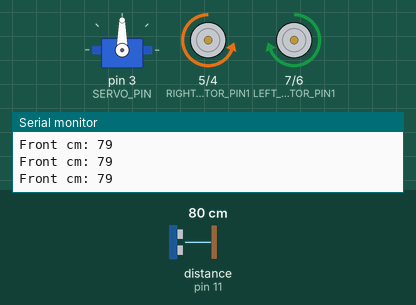
Simulated run of this sketch. Board: Arduino Mega 2560, built with avr-gcc and run on an emulated ATmega2560. On the bench: servo, motor-driver pin pairs drawn as motors (green arrow = first pin HIGH = forward, orange = second pin HIGH = backward, longer = more drive, scaled by the enable pin), the last lines printed to the serial monitor. Wiring (inferred from the names in the program): ultrasonic range finder: trigger pin 12; echo pin 11. The inputs (shaded band) are chosen by the test bench; at power-on: distance to the obstacle (sensor on pin 11) 80 cm. The echo pulse lasts 58.3 µs per cm.

Above: at 2.0 s.
2.1 s: distance to the obstacle (sensor on pin 11) set to 33 cm
3.6 s: distance to the obstacle (sensor on pin 11) set to 27 cm
At 4.7 s:
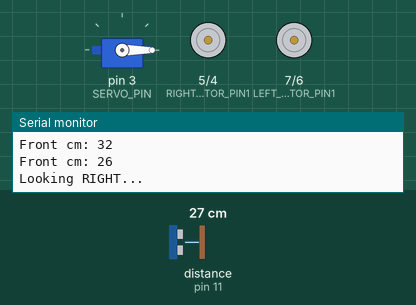
6.6 s: distance to the obstacle (sensor on pin 11) set to 35 cm
At 6.83 s:
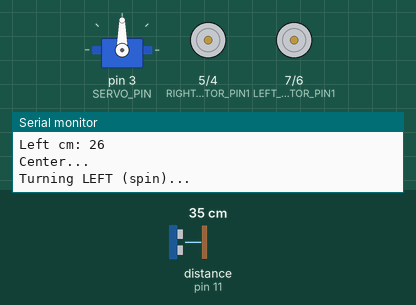
8.3 s: distance to the obstacle (sensor on pin 11) set to 2 cm
At 9.9 s:
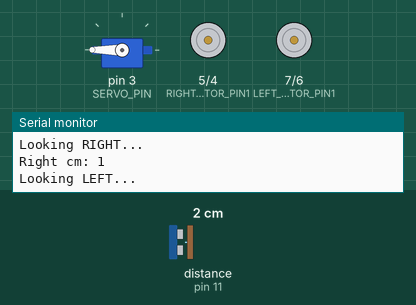
Timing chart, 0 to 12.3 s (numbered marks = the images above; inputs shaded):
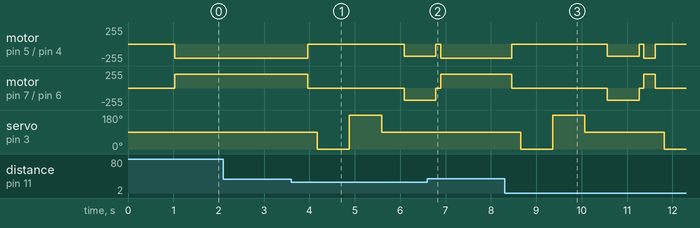

The sketch:

frankenbot.ino
```cpp
#include <Servo.h>

// ---------------- PIN DEFINITIONS ----------------
const uint8_t SERVO_PIN   = 3;
const uint8_t TRIGGER_PIN = 12;
const uint8_t ECHO_PIN    = 11;

const uint8_t LEFT_ENABLE  = 10;   // PWM
const uint8_t RIGHT_ENABLE = 9;    // PWM

const uint8_t LEFT_MOTOR_PIN1  = 7;
const uint8_t LEFT_MOTOR_PIN2  = 6;
const uint8_t RIGHT_MOTOR_PIN1 = 5;
const uint8_t RIGHT_MOTOR_PIN2 = 4;

// ---------------- TUNING ----------------
const uint16_t DISTANCE_LIMIT_CM = 30;
const uint16_t TURN_TIME_MS      = 700;
const uint16_t NO_ECHO_CM        = 999;

const uint16_t PING_TIMEOUT_US   = 30000; // Timeout for pulseIn
const uint8_t  PING_SAMPLES      = 5;     // Median of 5
const uint16_t PING_GAP_MS       = 40;    // Gap between pings

const uint16_t SERVO_SETTLE_MS   = 500;   // Time for servo to settle

// Speeds (0..255). Tune these to reduce overshoot / slipping.
const uint8_t SPEED_FWD  = 210;
const uint8_t SPEED_TURN = 180;

// ---------------- GLOBALS ----------------
Servo servo_motor;

// ---------------- MOTOR CONTROL ----------------
void setSpeed(uint8_t left, uint8_t right)
{
  analogWrite(LEFT_ENABLE, left);
  analogWrite(RIGHT_ENABLE, right);
}

void driveLeft(int8_t dir)
{
  // Direction: +1 forward, -1 backward, 0 stop
  if (dir > 0)
  {
    digitalWrite(LEFT_MOTOR_PIN1, HIGH);
    digitalWrite(LEFT_MOTOR_PIN2, LOW);
  }
  else if (dir < 0)
  {
    digitalWrite(LEFT_MOTOR_PIN1, LOW);
    digitalWrite(LEFT_MOTOR_PIN2, HIGH);
  }
  else
  {
    digitalWrite(LEFT_MOTOR_PIN1, LOW);
    digitalWrite(LEFT_MOTOR_PIN2, LOW);
  }
}

void driveRight(int8_t dir)
{
  if (dir > 0)
  {
    digitalWrite(RIGHT_MOTOR_PIN1, LOW);
    digitalWrite(RIGHT_MOTOR_PIN2, HIGH);
  }
  else if (dir < 0)
  {
    digitalWrite(RIGHT_MOTOR_PIN1, HIGH);
    digitalWrite(RIGHT_MOTOR_PIN2, LOW);
  }
  else
  {
    digitalWrite(RIGHT_MOTOR_PIN1, LOW);
    digitalWrite(RIGHT_MOTOR_PIN2, LOW);
  }
}

void moveForward()
{
  driveLeft(+1);
  driveRight(+1);
}

void stopCar()
{
  driveLeft(0);
  driveRight(0);
}

void turnLeftSpin()
{
  // Spin-in-place left: left backward, right forward
  driveLeft(-1);
  driveRight(+1);
}

void turnRightSpin()
{
  // Spin-in-place right: left forward, right backward
  driveLeft(+1);
  driveRight(-1);
}

// ---------------- ULTRASONIC ----------------
uint16_t pingOnceCm()
{
  digitalWrite(TRIGGER_PIN, LOW);
  delayMicroseconds(2);
  digitalWrite(TRIGGER_PIN, HIGH);
  delayMicroseconds(10);
  digitalWrite(TRIGGER_PIN, LOW);

  unsigned long duration = pulseIn(ECHO_PIN, HIGH, PING_TIMEOUT_US);
  if (duration == 0)
  {
    return NO_ECHO_CM;
  }

  return (uint16_t)((duration * 343UL) / 20000UL);
}

uint16_t getDistanceCm()
{
  uint16_t v[PING_SAMPLES];

  // Take PING_SAMPLES times ping values
  for (uint8_t i = 0; i < PING_SAMPLES; i++)
  {
    v[i] = pingOnceCm();
    delay(PING_GAP_MS);
  }

  // Sort the array with ping values
  for (uint8_t i = 0; i < PING_SAMPLES - 1; i++)
  {
    for (uint8_t j = i + 1; j < PING_SAMPLES; j++)
    {
      if (v[j] < v[i])
      {
        uint16_t t = v[i];
        v[i] = v[j];
        v[j] = t;
      }
    }
  }

  // Return the median value in the center of the array
  return v[PING_SAMPLES / 2];
}

// ---------------- SERVO LOOK ----------------
void lookTo(uint8_t angle)
{
  // Do not let angles over 180 degrees
  if (angle > 180)
  {
    angle = 180;
  }

  servo_motor.write(angle);
  delay(SERVO_SETTLE_MS);
}

// ---------------- SETUP / LOOP ----------------
void setup()
{
  // Start serial monitor for debugging purposes
  Serial.begin(9600);

  // Set the enables for the L293D ICs
  pinMode(LEFT_ENABLE, OUTPUT);
  pinMode(RIGHT_ENABLE, OUTPUT);

  // Set the motor pins
  pinMode(LEFT_MOTOR_PIN1, OUTPUT);
  pinMode(LEFT_MOTOR_PIN2, OUTPUT);
  pinMode(RIGHT_MOTOR_PIN1, OUTPUT);
  pinMode(RIGHT_MOTOR_PIN2, OUTPUT);

  // Set the ultrasonic
  pinMode(TRIGGER_PIN, OUTPUT);
  pinMode(ECHO_PIN, INPUT);

  // Set the servo motor
  servo_motor.attach(SERVO_PIN);
  lookTo(90);

  // Start with controlled speed
  setSpeed(SPEED_FWD, SPEED_FWD);

  delay(300);
}

void loop()
{
  uint16_t front = getDistanceCm();

  Serial.print("Front cm: ");
  Serial.println(front);

  // Check distance to the front if smaller than the limit
  if (front != NO_ECHO_CM && front < DISTANCE_LIMIT_CM)
  {
    // Stop the car
    stopCar();
    delay(200);

    // Start looking right
    Serial.println("Looking RIGHT...");
    lookTo(0);

    // Measure the distance on the right in cm
    uint16_t rightDist = getDistanceCm();

    Serial.print("Right cm: ");
    Serial.println(rightDist);

    // Start looking left
    Serial.println("Looking LEFT...");
    lookTo(180);

    // Measure the distance on the left in cm
    uint16_t leftDist = getDistanceCm();

    Serial.print("Left cm: ");
    Serial.println(leftDist);

    // Look forward
    Serial.println("Center...");
    lookTo(90);

    // Set the turn speed. It is set lower to be more precise
    setSpeed(SPEED_TURN, SPEED_TURN);

    // Check where there is more space to travel
    if (rightDist > leftDist)
    {
      Serial.println("Turning RIGHT (spin)...");
      turnRightSpin();
    }
    else
    {
      Serial.println("Turning LEFT (spin)...");
      turnLeftSpin();
    }

    delay(TURN_TIME_MS);

    // Stop the car
    stopCar();
    delay(100);

    // Set the speed to moving
    setSpeed(SPEED_FWD, SPEED_FWD);

    // Move forward to the new direction
    moveForward();
  }
  else
  {
    // Set the speed to moving
    setSpeed(SPEED_FWD, SPEED_FWD);

    // Move forward to the same direction
    moveForward();
  }

  // A small delay before every loop to finish everything
  delay(50);
}
```

Measured:
- the behaviour switches between 31 and 30 cm on distance to the obstacle (sensor on pin 11) (found by bisection; images 0 and 1)
- after the input at 3.6 s, motor on pin 5 (RIGHT_MOTOR_PIN1) / pin 4 (RIGHT_MOTOR_PIN2): backward 210/255 → stopped after 0.37 s, → backward 180/255 2.1 s later; motor on pin 7 (LEFT_MOTOR_PIN1) / pin 6 (LEFT_MOTOR_PIN2): forward 210/255 → stopped after 0.37 s, → backward 180/255 2.1 s later
- after the input at 6.6 s, motor on pin 5 (RIGHT_MOTOR_PIN1) / pin 4 (RIGHT_MOTOR_PIN2): goes on until 6.9 s, then stays backward 210/255; motor on pin 7 (LEFT_MOTOR_PIN1) / pin 6 (LEFT_MOTOR_PIN2): goes on until 6.9 s, then stays forward 210/255; servo on pin 3 (SERVO_PIN): stays 90° (without the input it goes to 0° after 0.75 s)
